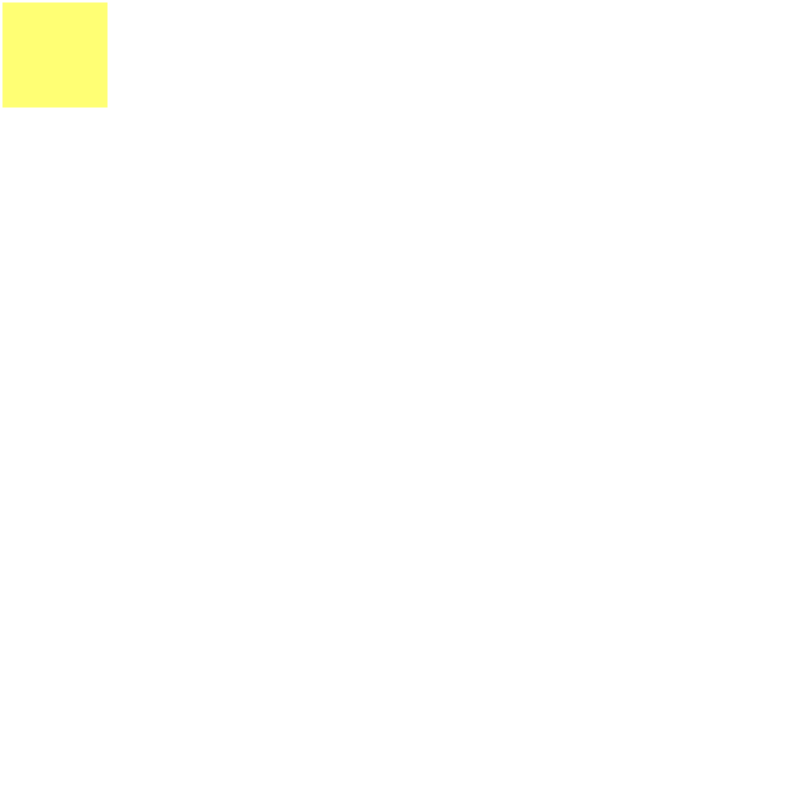
Frame 1 (no input)
Frame 60 (the mouse pressed at the canvas centre just before this capture): identical to frame 1, image omitted
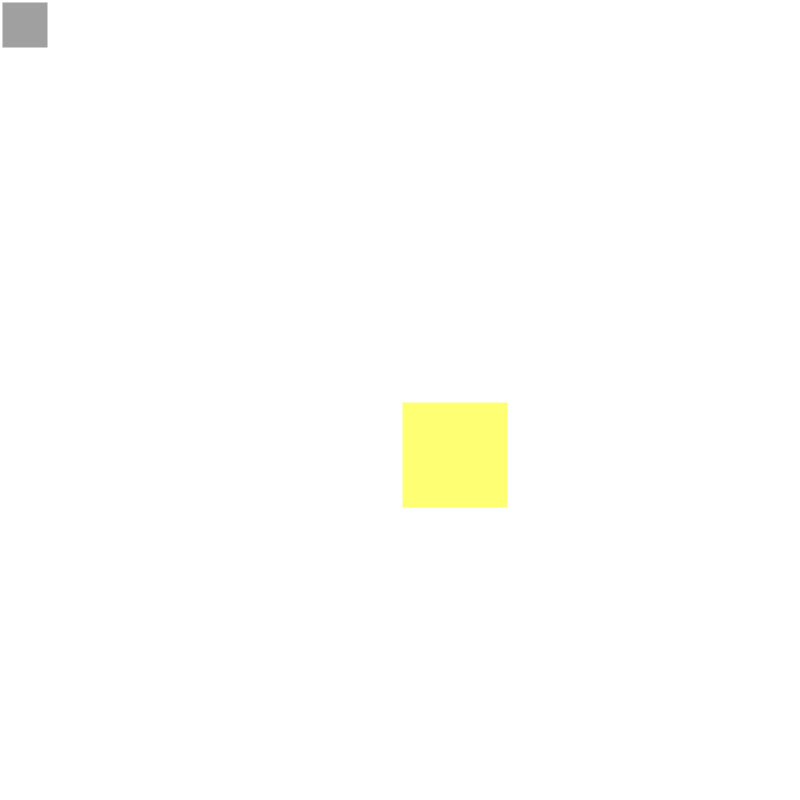
Frame 120 (the mouse held since frame 60 and released just before this capture)

The Processing sketch that drew these frames (run headless with seeded random() and noise(); from frame 60 on, the mouse is pressed at the canvas centre):

// Processing sketch: processing_41292
// ── processing_41292.pde

// Learning Processing
// Daniel Shiffman
// http://www.learningprocessing.com

// Example 9-8: A snake following the mouse

// Declare two arrays with 50 elements.
int[] xpos = new int[80]; 
int[] ypos = new int[80];

void setup() {
  size(800,800);
  
  smooth();
  // Initialize all elements of each array to zero.
  for (int i = 0; i < xpos.length; i ++ ) {
    xpos[i] = 0; 
    ypos[i] = 0;
  }
}

void draw() {
  background(255);
  
  // Shift array values
  for (int i = 0; i < xpos.length-1; i ++ ) {
    // Shift all elements down one spot. 
    // xpos[0] = xpos[1], xpos[1] = xpos = [2], and so on. Stop at the second to last element.
    xpos[i] = xpos[i+1];
    ypos[i] = ypos[i+1];
  }
  
  // New location
  xpos[xpos.length-1] = mouseX; // Update the last spot in the array with the mouse location.
  ypos[ypos.length-1] = mouseY;
  
  // Draw everything
  for (int i = 0; i < xpos.length; i ++ ) {
     // Draw an ellipse for each element in the arrays. 
     // Color and size are tied to the loop's counter: i.
    strokeJoin(ROUND);
    strokeCap(ROUND);
    stroke(255);
    strokeWeight(4);
//    fill(90-i, 50-i, 140-i*2);
    fill(255-i*5);
    rect(xpos[i],ypos[i],i+30,i+30);
  }
}
